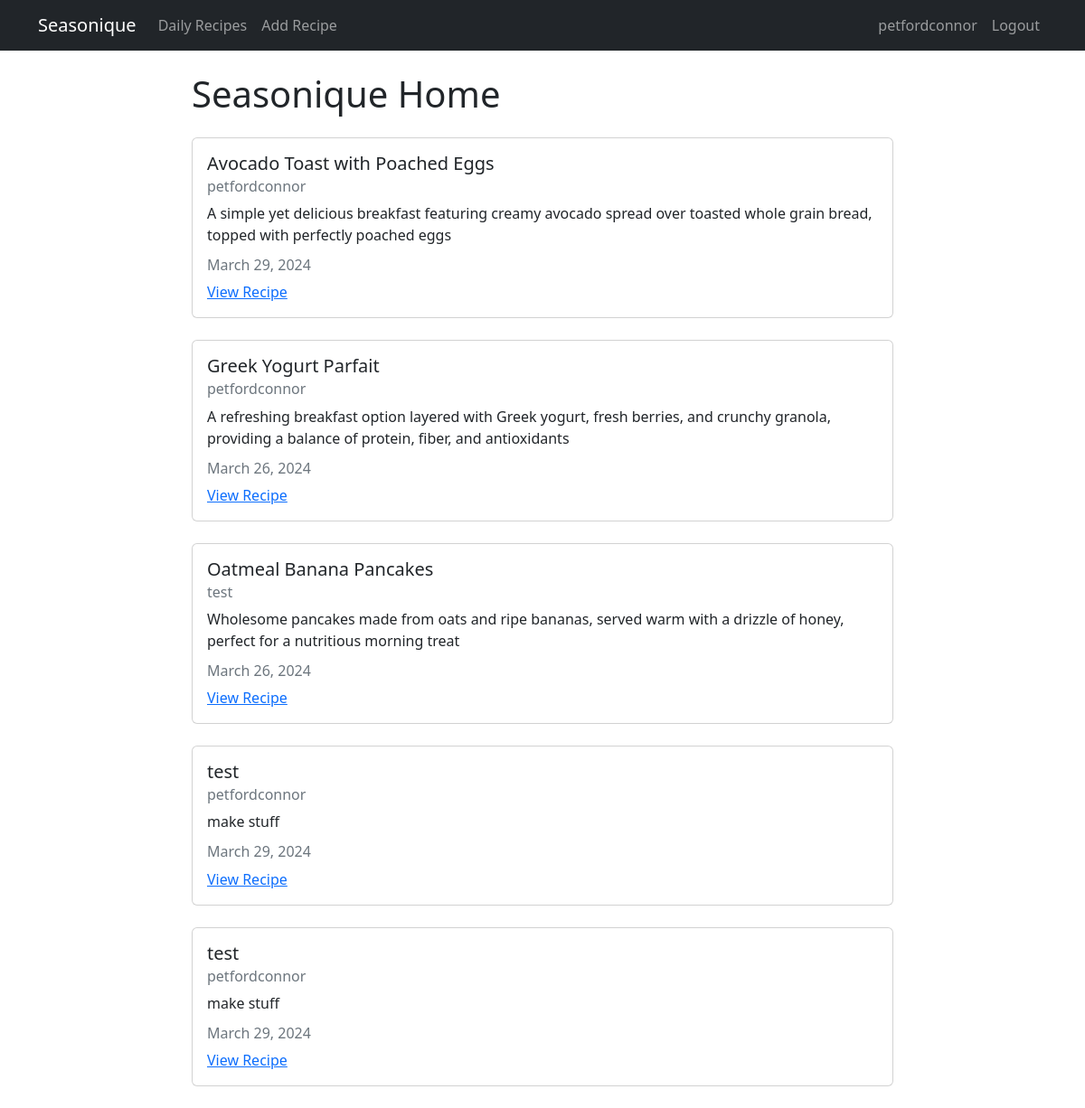
The app's page / (signed in) with its own data.
### recipes/models.py (models this page shows, shortened)
class Recipe(models.Model):
  title = models.CharField(max_length=100)
  description = models.TextField()
  author = models.ForeignKey(User, on_delete=models.CASCADE)
  created_at = models.DateTimeField(auto_now_add=True)
  updated_at = models.DateTimeField(auto_now=True)

### recipes/views.py (the view)
# urls.py: path('', views.RecipeListView.as_view(), name="recipes-home"),
class RecipeListView(ListView):
    model = models.Recipe
    template_name = 'recipes/home.html'
    context_object_name = 'recipes'

### recipes/templates/recipes/home.html
{% extends 'recipes/base.html' %}
    {% block content %}
        <h1>Seasonique Home</h1>
        {% for recipe in recipes %}
        <div class="card my-4">
            <div class="card-body">
              <h5 class="card-title">{{ recipe.title }}</h5>
              <h6 class="card-subtitle mb-2 text-muted">{{ recipe.author }}</h6>
              <p class="card-text">{{ recipe.description }}</p>
              <h6 class="card-subtitle mb-2 text-muted">{{ recipe.updated_at|date:"F d, Y" }}</h6>
              <a href="{% url 'recipes-detail' recipe.pk %}" class="card-link">View Recipe</a>
            </div>
          </div>
        {% endfor %}
    {% endblock content %}

### recipes/templates/recipes/base.html (shortened to what this page needs)
<!DOCTYPE html>
<html lang="en">
<head>
    <link href="https://cdn.jsdelivr.net/npm/bootstrap@5.2.0-beta1/dist/css/bootstrap.min.css"
    rel="stylesheet"
/>
</head>
</head>
<body>
        <nav class="navbar navbar-expand-lg navbar-dark bg-dark">
      <div class="container">
        <a class="navbar-brand" href="{% url 'recipes-home' %}">Seasonique</a>
        <div class="collapse navbar-collapse" id="navbarNav">
          <ul class="navbar-nav">
            <li class="nav-item">
              <a class="nav-link" aria-current="page" href="{% url 'recipes-mainrecipes' %}">Daily Recipes</a>
            </li>
            <li class="nav-item">
              <a class="nav-link" aria-current="page" href="{% url 'recipes-create' %}">Add Recipe</a>
            </li>
          </ul>
        </div>
        <div class="navbar-nav">
          {% if user.is_authenticated %}
          <a class="nav-item nav-link" href="{% url 'user-profile' %}">{{user.username}}</a>
          <a class="nav-item nav-link" href="{% url 'user-logout' %}">Logout</a>
          {% else %}
          <a class="nav-item nav-link" href="{% url 'user-login' %}">Login</a>
          <a class="nav-item nav-link" href="{% url 'user-register' %}">Register</a>
          {% endif %}
        </div>
      </div>
    </nav>
    <div class="container mt-4 col-8">
        {% block content %} {% endblock %}
    </div>
</body>
</html>

### records on screen
Recipe: title "Avocado Toast with Poached Eggs", author "petfordconnor", description "A simple yet delicious breakfast featuring creamy avocado spread over toasted whole grain bread, topped with perfectly poached eggs", updated_at "March 29, 2024"
Recipe: title "Greek Yogurt Parfait", author "petfordconnor", description "A refreshing breakfast option layered with Greek yogurt, fresh berries, and crunchy granola, providing a balance of protein, fiber, and antioxidants", updated_at "March 26, 2024"
Recipe: title "Oatmeal Banana Pancakes", author "test", description "Wholesome pancakes made from oats and ripe bananas, served warm with a drizzle of honey, perfect for a nutritious morning treat", updated_at "March 26, 2024"
Recipe: title "test", author "petfordconnor", description "make stuff", updated_at "March 29, 2024"
Recipe: title "test", author "petfordconnor", description "make stuff", updated_at "March 29, 2024"

### other values on screen
{{ user.username }} "petfordconnor"
